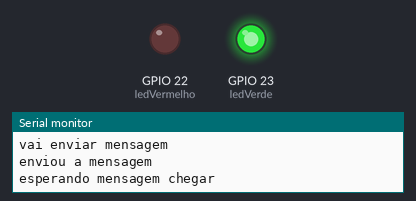
A sketch run on a simulated ESP32. Parts: output pins drawn as LEDs (lit = HIGH), the last lines printed to the serial monitor.

Above: at 1.5 s.
At 5.7 s:
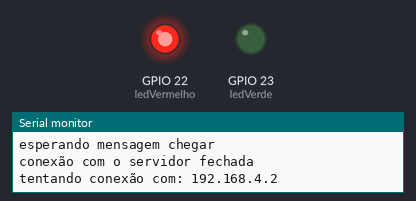
Timing chart, 0 to 6.4 s (numbered marks = the images above):
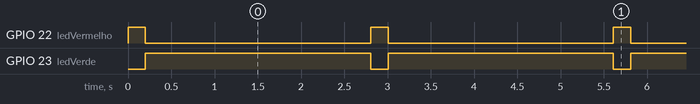

Measured:
- by itself, GPIO 22 (ledVermelho): alternates HIGH for 0.20 s and LOW for 2.6 s
- by itself, GPIO 23 (ledVerde): alternates HIGH for 2.6 s and LOW for 0.20 s

The sketch:

socketClienteEspPasso.ino
```cpp
#include <WiFi.h>
#include <ESP_FlexyStepper.h>
//#include <Servo.h>

int ledVermelho = 22;
int ledVerde = 23;

//Bloco de configuração motor de passo
// IO pin assigments
const int MOTOR_STEP_PIN = 33;
const int MOTOR_DIRECTION_PIN = 25;

// Speed settings
const int DISTANCE_TO_TRAVEL_IN_STEPS = 2000; // DISTÂNCIA PARA VIAJAR EM PASSOS
const int SPEED_IN_STEPS_PER_SECOND = 300; // 300Hz (300 pulsos/passos por segundo)
const int ACCELERATION_IN_STEPS_PER_SECOND = 800; // ACELERAÇÃO EM PASSOS POR SEGUNDO
const int DECELERATION_IN_STEPS_PER_SECOND = 800; // DESACELERAÇÃO EM PASSOS POR SEGUNDO

// create the stepper motor object
ESP_FlexyStepper stepper;

// END Bloco de configuração motor de passo

//Bloco de configuração WIFI
const char* ssid = "ESP32-REDE";
const char* password =  "123456789";
IPAddress gateway;

WiFiClient client;
int number = 2;
char* host ="";

const uint16_t port = 9999;

static const int servoPin = 5;
//Servo servo;

void setup() {
  Serial.begin(115200);
  //servo.attach(servoPin);
  pinMode(ledVermelho, OUTPUT);
  pinMode(ledVerde, OUTPUT);
  //criando rede
  Serial.println("Criando rede...");
  WiFi.softAP(ssid, password);
  IPAddress IP = WiFi.softAPIP();
  Serial.println("AP IP address: ");
  Serial.println(IP);

  // motor de passo
  stepper.connectToPins(MOTOR_STEP_PIN, MOTOR_DIRECTION_PIN);
  stepper.setSpeedInStepsPerSecond(SPEED_IN_STEPS_PER_SECOND);
  stepper.setAccelerationInStepsPerSecondPerSecond(ACCELERATION_IN_STEPS_PER_SECOND);
  stepper.setDecelerationInStepsPerSecondPerSecond(DECELERATION_IN_STEPS_PER_SECOND);

  stepper.startAsService();
  // end motor de passo

  //servo.write(0);
}

void loop() {
  digitalWrite(ledVermelho,HIGH);
  digitalWrite(ledVerde,LOW);
  // put your main code here, to run repeatedly:
  if(tentaConexao()== false){
    number++;
    if(number>5)
      number = 2;
    return;
  }else{
    digitalWrite(ledVermelho,LOW);
    digitalWrite(ledVerde,HIGH);
    Serial.println("conexão com o servidor concluida");
    Serial.println("vai enviar mensagem");
    client.println("esp32");
    client.flush();
    Serial.println("enviou a mensagem");
    //client.stop;
    Serial.println("esperando mensagem chegar");
    while(true){
      if(!client.connected()){//verifica se o esp ainda está conectado
        break;
      }
      delay(200);
      if(client.available()){
        char mensagem = client.read();
        Serial.println("Mensagem recebida do servidor = ");
        Serial.println(mensagem);
        //moverMotor(mensagem);
        moverMotorPasso(mensagem);
      }
    }
    Serial.println("conexão com o servidor fechada");
 }
 delay(1000);

}

void moverMotor(char mensagem){
 if(mensagem == '1'){
    //servo.write(178);
 }else if(mensagem == '0'){
   // servo.write(0);
 }
}

void moverMotorPasso(char mensagem){
  int previousDirection = (mensagem == '1') ?  1 : -1;

  delay(5000);
  long relativeTargetPosition = DISTANCE_TO_TRAVEL_IN_STEPS * previousDirection;
  Serial.printf("Moving stepper by %ld steps\n", relativeTargetPosition);
  stepper.setTargetPositionRelativeInSteps(relativeTargetPosition);
}

bool tentaConexao(){
    mudaHost();
    if(!client.connect(host,port)){
    Serial.println("conexão falhada com o servidor");
    Serial.println("______________________________");
    //delay(4000);
    return false;
  }
  return true;
}

void mudaHost(){
  if(number == 2){
    host = "192.168.4.2";
  }else if(number == 3){
    host = "192.168.4.3";
  }else if(number == 4){
    host = "192.168.4.4";
  }else if(number == 5){
    host = "192.168.4.5";
  }

  Serial.print("tentando conexão com: ");
  Serial.println(host);
}
```
